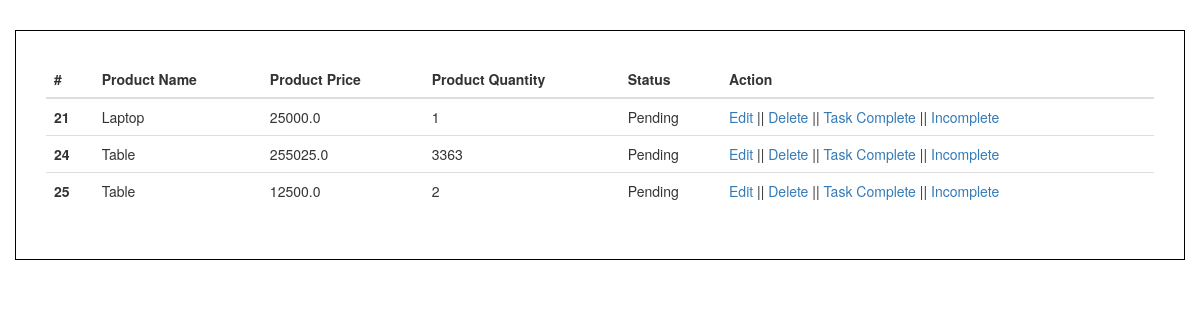
Page /showdata on the committed database.
### website/models.py (models this page shows)
class product(models.Model):
    product_name = models.CharField(max_length=200)
    product_price = models.FloatField()
    product_qtt = models.IntegerField()
    status = models.BooleanField(default= False)

### website/views.py (the view)
# urls.py: path('showdata', views.index, name = 'showdata'),
def index(request):
    abc = product.objects.filter(status = False)
    return render(request, 'index.html', {'abc' : abc})

### templates/index.html
{% extends 'base.html' %}
{% block content %}
<div class="container" style="margin-top: 30px; border: 1px solid black; padding: 30px;">
    <table class="table">
        <thead>
            <tr>
                <th scope="col">#</th>
                <th scope="col">Product Name</th>
                <th scope="col">Product Price</th>
                <th scope="col">Product Quantity</th>
                <th scope="col">Status</th>
                <th scope="col">Action</th>
            </tr>
        </thead>
        <tbody>
            {% for i in abc %}
        <tr>
            <th scope="row">{{i.id}}</th>
                <td>{{i.product_name}}</td>
                <td>{{i.product_price}}</td>
                <td>{{i.product_qtt}}</td>
                <td>{% if i.status == 0 %}
                    Pending
                    {% else %}
                    Done
                    {% endif %}</td>
                <td><a href="{% url 'edit_product' i.id %}">Edit</a> || <a href="{% url 'delete_product' i.id %}">Delete</a> || <a href="{% url 'task_done' i.id %}">Task Complete</a> || <a href="{% url 'task_incomplete' i.id %}">Incomplete</a> </td>
            </tr>
            {% endfor %}
        </tbody>
    </table>
</div>
{% endblock %}

### templates/base.html (shortened to what this page needs)
<!DOCTYPE html>
<html lang="en">
<head>
    {% load static %}
    <link rel="stylesheet" href="https://maxcdn.bootstrapcdn.com/bootstrap/3.4.1/css/bootstrap.min.css">
    <link rel="stylesheet" href="{% static 'css/style.css' %}">
</head>
<body>
    {% block content %}
    {% endblock  %}
</body>
</html>

### rows in the picture
product: id "21", product_name "Laptop", product_price "25000.0", product_qtt "1", status "Pending"
product: id "24", product_name "Table", product_price "255025.0", product_qtt "3363", status "Pending"
product: id "25", product_name "Table", product_price "12500.0", product_qtt "2", status "Pending"
